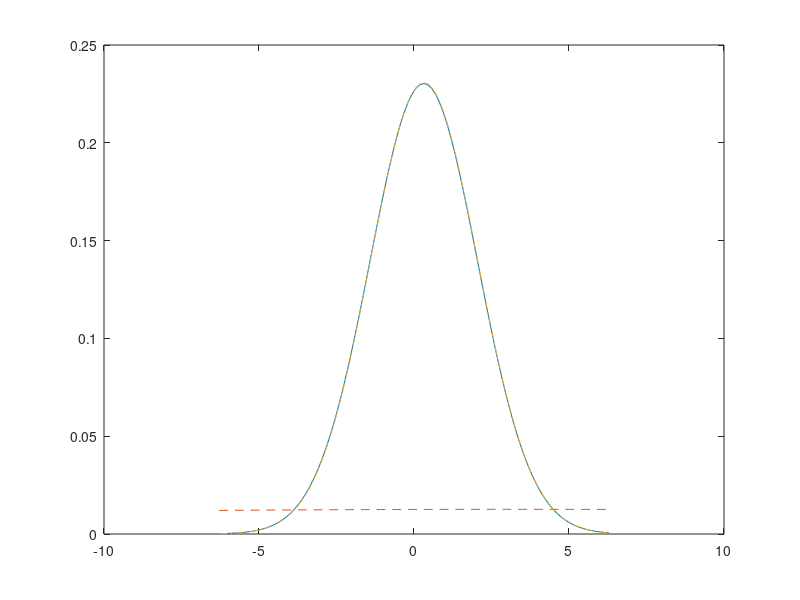

Here is the MATLAB script that generated this plot: (Note: this script raises an error after producing the figure.)
% Prior
theta_0 = pi % initial heading
sigma2_0 = 1000 % initial variance is huge due to high uncertainty

% Likelihood
sigma2_X = 3; % 'Accuracy' of sensor

figure;
h_old = plot(0, 0);

for i=1:50;

% Measurements
N = 1; % Number of observations
X = 0.1 * i * pi; % Actual data %
    
% Posterior
total = N * X; % Total sum of measurements
theta_1 = (theta_0 / sigma2_0 + total / sigma2_X) / (1 / sigma2_0 + N / sigma2_X)

sigma2_1 = ((1 / sigma2_0) + (N / sigma2_X)) ^ (-1)
fprintf('Posterios sigma2_1 is %f', sigma2_1);

% Plot
theta = linspace(- 2 * pi, 2 * pi, 100);
Y_prior = normpdf(theta, theta_0, sqrt(sigma2_0));
Y_likelihood = normpdf(theta, X, sqrt(sigma2_X));
Y_posterior = normpdf(theta, theta_1, sqrt(sigma2_1));

h = plot(theta, Y_likelihood, '-', theta, Y_prior, '--', theta, Y_posterior, '-.')
delete(h_old);
h_old = h;
% hold on
legend('Likelihood', 'Prior', 'Posterior')

drawnow;
pause(1)


% Set posterios as new prior
theta_0 = theta_1;
sigma2_0 = sigma2_1;

end;

